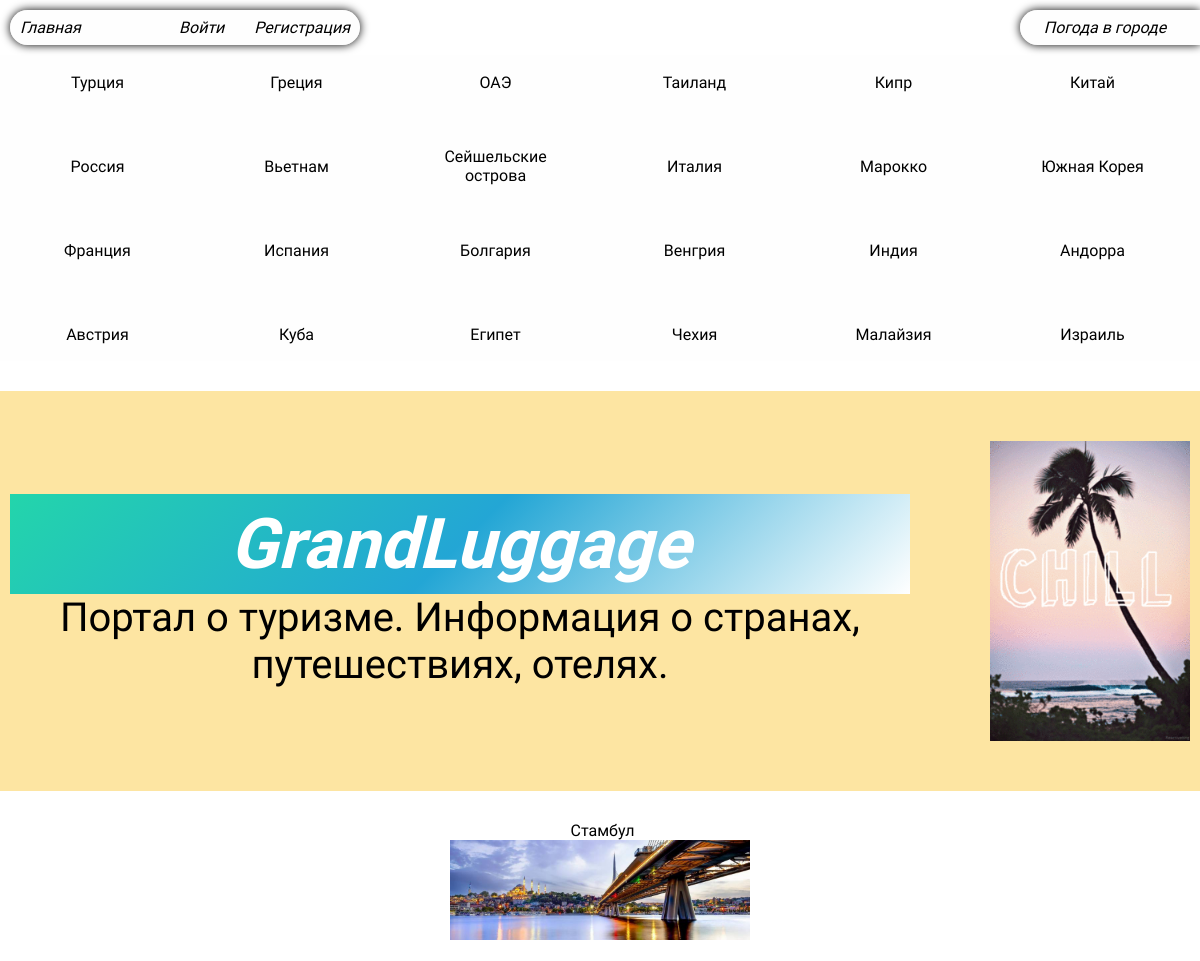
/category/turciya/, run on an earlier commit of the app's database.
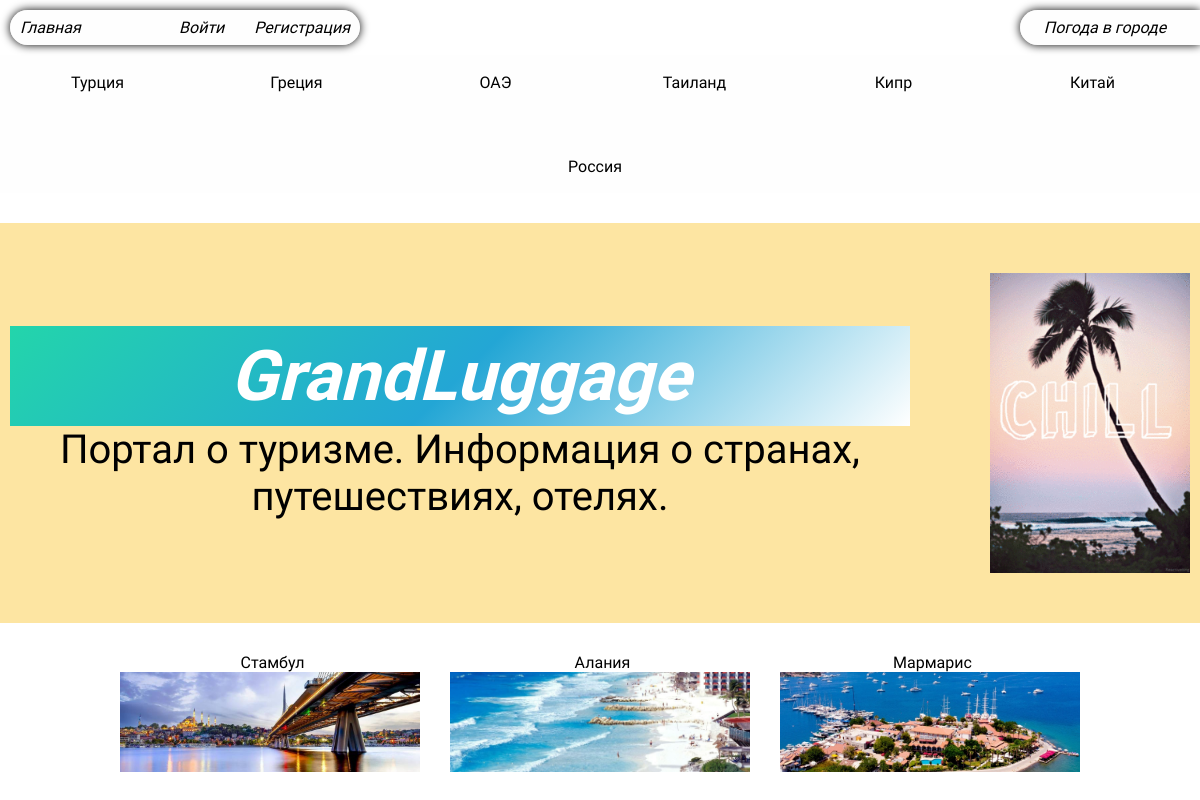
And on a later commit of the database.
### blog/models.py (models this page shows, shortened)
class Country(models.Model):
    name = models.CharField(max_length=100, db_index=True)
    slug = models.SlugField(max_length=100, unique=True, db_index=True)
    photo = models.ImageField(upload_to='photos/%Y/%m/%d', blank=True)
    def __str__(self):
        return self.name
    def get_absolut_url(self):
        return reverse('category', kwargs={'cat_slug': self.slug})
    class Meta:
        verbose_name = 'Страна'
        verbose_name_plural = 'Страны'

class City(models.Model):
    title = models.CharField(max_length=255)
    slug = models.SlugField(max_length=255, unique=True, db_index=True)
    content = models.TextField(blank=True)
    photo = models.ImageField(upload_to='photos/%Y/%m/%d', blank=True)
    cat = models.ForeignKey('Country', on_delete=models.PROTECT, verbose_name='Страна')
    def get_absolut_url(self):
        return reverse('post', kwargs={'post_slug': self.slug})
    class Meta:
        verbose_name = 'Город'
        verbose_name_plural = 'Города'

### blog/views.py (the view)
# urls.py: path('category/<slug:cat_slug>/', BlogCategory.as_view(), name='category'),
class BlogCategory(ListView):
    model = City
    template_name = 'blog/index.html'
    context_object_name = 'posts'
    def get_queryset(self):
        return City.objects.filter(cat__slug=self.kwargs['cat_slug']).select_related('cat')
    def get_context_data(self, *, object_list=None, **kwargs):
        context = super().get_context_data(**kwargs)
        context['title'] = 'Категория - ' + str(context['posts'][0].cat)
        context['cat_selected'] = context['posts'][0].cat_id
        return context

### blog/templatetags/blog_tags.py (called while the page is built)
@register.inclusion_tag('blog/list_categories.html')
def show_categories(sort=None, cat_selected=0):
    if not sort:
        cats = Country.objects.all()
    else:
        cats = Country.objects.order_by(sort)
    return {'cats':cats, 'cat_selected': cat_selected}

### blog/templates/blog/index.html
{% extends 'blog/main.html' %}
{% load static %}
{% block content %}
{% if cat_selected != 0 %}
<ul class="main-content">
    {% for p in posts %}
    <li class="container-in-content">
        <a href="{{ p.get_absolut_url }}">
            <h2 class="text-title-post">{{ p.title }}</h2>
            <img src="{{ p.photo.url }}">
        </a>
    </li>
    {% endfor %}
</ul>
{% endif %}
{% endblock %}

### blog/templates/blog/main.html
{% extends 'blog/base.html' %}
{% load static %}
{% load blog_tags %}
{% block style %}
<link rel="stylesheet" href="{% static 'css/style.css' %}">
{% endblock %}
{% block maincontent %}
    <div class="main-menu">
        <div class="block-list">
            {% if user.is_authenticated %}
            <div class="block-list-menu">
                <ul class="block-list-menu-lk">
                    <li>
                        <a href="{% url 'index' %}" class="text-link">Главная</a>
                    </li>
                    <li>
                        <a href="{% url 'lk' %}" class="text-link">
                            Личный кабинет
                        </a>
                    </li>
                    <li>
                        <a href="{% url 'crm' %}" class="text-link">
                            Оставить заявку
                        </a>
                    </li>
                </ul>
                <ul class="block-list-menu-button">
                    <li>
                        <form action="{% url 'logoutuser' %}" method="post">
                            {% csrf_token %}
                            <a class="btn" href="{% url 'logoutuser' %}">Выйти</a>
                        </form>
                    </li>
                </ul>
            </div>
            <ul class="block-weather">
                <li class="block-weather-list">
                    <a href="{% url 'weather' %}" class="text-link-sun">
                        Погода в городе
                    </a>
                </li>
            </ul>
            {% else %}
            <ul class="block-list-register">
                <li class="list-user-is-not-authenticated-entry">
                    <a href="{% url 'index' %}" class="text-link">Главная</a>
                </li>
                <li class="list-user-is-not-authenticated-entry">
                    <a href="{% url 'loginuser' %}" class="text-link">
                        Войти
                    </a>
                    <a href="{% url 'signupuser' %}" class="text-link">
                        Регистрация
                    </a>
                </li>
            </ul>
            <ul class="block-weather">
                <li class="block-weather-list">
                    <a href="{% url 'weather' %}" class="text-link-sun">
                        Погода в городе
                    </a>
                </li>
            </ul>
            {% endif %}
        </div>
    </div>
    <div class="block_categories">
        {% show_categories cat_selected=cat_selected %}
    </div>
    <div class="content">
        <div class="expectation">
            <div class="expectation-inner-block">
                <h1 class="text-name-site">GrandLuggage</h1>
                <p class="waiting-text">Портал о туризме. Информация о странах, путешествиях, отелях.</p>
            </div>
            <img src="{% static 'image/BfB3.gif' %}" alt="Картинка не найдена" class="waiting-picture">
        </div>
        {% block content %}
        {% endblock %}
    </div>
{% endblock %}

### blog/templates/blog/base.html (shortened to what this page needs)
{% load static %}
{% load blog_tags %}
<!DOCTYPE html>
<html lang="en">
<head>
    {% block style %}
    {% endblock %}
</head>
<body>
    {% block maincontent %}
    {% endblock %}
</body>
</html>

### blog/templates/blog/list_categories.html
{% load static %}
{% for c in cats %}
    {% if c.pk == cat_selected %}
    <li class="block__in__categories"><p>{{ c.name }}</p></li>
    {% else %}
    <a href="{{ c.get_absolut_url }}" class="text__name__country">
        <li class="block__in__categories">
            <p>{{ c.name }}</p>
        </li>
    </a>
    {% endif %}
{% endfor %}

### blog/static/css/style.css (style rules this page uses)
* { margin: 0; }
body { background: url('../image/waves-crashing-on-beach.jpg'); background-size: cover; }
ul { padding: 0; }
li { list-style-type: none; }
.block-list { display: flex; justify-content: space-between; width: 100%; }
.block-list-register { height: 35px; width: 350px; display: flex; margin: 10px; gap: 10px; background-color: #fdfdfd91; justify-content: space-between; align-items: center; border-radius: 20px; box-shadow: 0px 0px 10px 0px black; }
.list-user-is-not-authenticated-entry { padding: 10px; display: flex; gap: 30px; }
.block-weather { position: relative; margin-top: 10px; height: 35px; width: 180px; background-color: #fdfdfd91; display: flex; justify-content:center; align-items:center; border-bottom-left-radius: 20px; border-top-left-radius: 20px; transition: left .4s linear; box-shadow: 0px 0px 10px 0px black; }
.text-link { text-decoration: none; color: black; font-family: 'Kanit', sans-serif; font-style: italic; font-weight: 100; }
.text-link-sun { text-decoration: none; color: black; font-family: 'Kanit', sans-serif; font-style: italic; font-weight: 100; padding-right: 10px; }
.block-weather-list { width: 100%; display: flex; justify-content: center; }
.content { display: flex; flex-direction: column; justify-content: center; }
.block_categories { display: flex; justify-content: center; flex-wrap: wrap; gap: 30px; background-color: #fdfdfd91; }
.block__in__categories { border-radius: 30px; display: flex; text-align: center; justify-content: center; margin: 10px; width: 149px; height: 34px; align-items: center; }
.block__in__categories p { padding-right: 10px; font-family: 'Kanit', sans-serif; font-weight: 100; }
.text__name__country { display: flex; text-align: center; align-items: center; text-decoration: none; color: black; }
.main-content { margin-top: 20px; display: flex; justify-content: center; gap: 30px; }
.container-in-content { height: 150px; width: 300px; }
.container-in-content a { color: #000; text-decoration: none; }
.container-in-content h2 { padding-top: 10px; padding-left: 5px; font-family: 'Kanit', sans-serif; font-size: 16px; font-weight: 500; }
.container-in-content img { object-fit: cover; width: 300px; height: 100px; }
.expectation { height: 400px; width: -webkit-fill-available; background-color: #fccb4680; margin-top: 30px; display: flex; flex-direction: wrap; justify-content: center; align-items: center; gap: 80px; }
.waiting-text { width: 900px; font-family: 'Kanit', sans-serif; font-size: 40px; font-weight: 100; text-align: center; }
.waiting-picture { width: 200px; }
.text-title-post { text-align: center; }
.text-name-site { display: flex; justify-content: center; align-items: center; font-style: italic; height:100px; width: 900px; background: linear-gradient(-45deg, white, #23a6d5, #23d5ab); color: white; animation: gradient 30s ease infinite; font-family: 'Kanit', sans-serif; font-size: 70px; font-weight: 800; }

What changed in the data, as far as the page shows it:
removed Country: name "Вьетнам"
removed Country: name "Сейшельские острова"
removed Country: name "Италия"
removed Country: name "Марокко"
removed Country: name "Южная Корея"
removed Country: name "Франция"
removed Country: name "Испания"
removed Country: name "Болгария"
removed Country: name "Венгрия"
removed Country: name "Индия"
removed Country: name "Андорра"
removed Country: name "Австрия"
removed Country: name "Куба"
removed Country: name "Египет"
removed Country: name "Чехия"
removed Country: name "Малайзия"
removed Country: name "Израиль"
added City: title "Алания", photo (picture)
added City: title "Мармарис", photo (picture)
